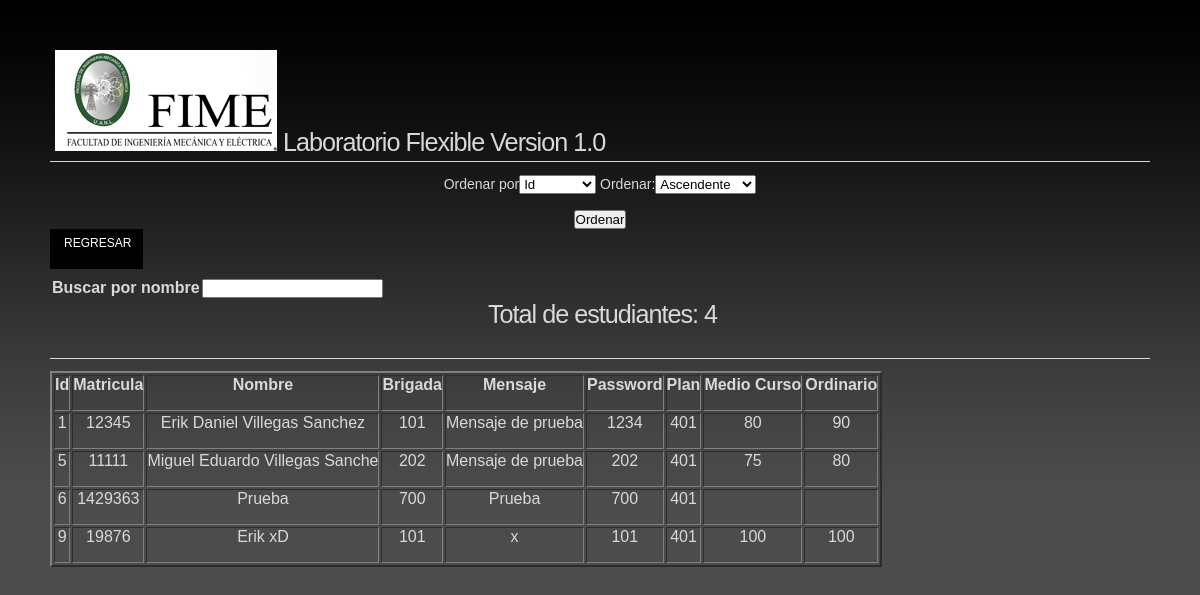
/controlador/ver_estudiantes.php (signed in), run on the app's committed database.
### tables this page shows
CREATE TABLE IF NOT EXISTS `estudiante` (
  `id` int(11) NOT NULL AUTO_INCREMENT COMMENT 'Simple control',
  `matricula` bigint(7) NOT NULL COMMENT 'matricula de estudiante',
  `grupo` bigint(3) NOT NULL COMMENT 'grupo de origen',
  `nombre` varchar(50) NOT NULL COMMENT 'nombre del estudiante',
  `mensaje` varchar(100) DEFAULT NULL COMMENT 'breve mensaje que se puede compartir',
  `pas_e` int(7) NOT NULL COMMENT 'password de acceso',
  `plan` int(5) DEFAULT NULL COMMENT 'Plan de estudios',
  `medio_c` float DEFAULT NULL COMMENT 'Medio curso',
  `ord` float DEFAULT NULL COMMENT 'ordinario',
  PRIMARY KEY (`id`),
  UNIQUE KEY `matricula` (`matricula`)
);

### controlador/ver_estudiantes.php (the view, shortened to what this page needs)
<?php
require_once('estilos.php');
if (!isset($_SESSION['User'])) {
print "<p align ='center' class='error'>Usuario no logueado, Si deseas ver esta p&aacute;gina <br>loguearse primero</p>";
echo "<meta http-equiv='Refresh' content='4;url=../index.php'>";
session_destroy();
}else{
	print "<form align='center' id='ordenar' name='ordenar' method='post' action='ver_estudiantes.php'>";
	print "<label>Ordenar por";
    print "<select name='tipo' size='1'>";
    print "<option value='id' selected='selected'>Id</option>";
	print "</select>";
    print "</label>";
	$x=$_POST['tipo'];
	print "<label> Ordenar:";
	print "<select name='ord' size='1'>";
    print "<option value='ASC' selected='selected'>Ascendente</option>";
    print "</select>";
    print "</label>";
	print "<br><br><input name='Submit' type='submit' accesskey='O' value='Ordenar' />";
	print "</form>";
	$y=$_POST['ord'];
	print	"<ul class=dropdown dropdown-horizontal>";
	print "<li><p = align='center'><a href=../vista/maestros_ad.php class=dir>Regresar</a></p>";
	print"</ul><br><br>";
?>
<html>
    <head>
        <form>
                <table align='center'>
                    <tr>
                        <td><h4>Buscar por nombre</h4></td>
                        <td><input type="estudiante" name='est' onkeyup="showHint(this.value)"/></td>
                    </tr>
                </table>
        </form>
    </head>
</html>
<?php
	function estudiantes () {
	global $x, $y;
	$sql="SELECT * FROM estudiante ORDER BY $x $y";
	$estudiantes =array();
	$result	= mysql_query($sql);
	$tot =mysql_num_rows($result);
	print "<h1><p align='center' stong>Total de estudiantes: ".$tot."</p></h1>";
	$i=0;
	while ($row = mysql_fetch_object($result)){
	$estudiantes[$i]=$row;
	$i++;
	}
	return $estudiantes;
	}
	$estudiantes = estudiantes();
	print"<table border='2' class='infot' align='center'>";
	print"<tr>";
	print"<td>";
	print"<p><strong>Id</strong></p>";
	print"</td>";
	print"<td>";
	print"<p><strong>Matricula</strong></p>";
	print"</td>";
	print"<td>";
	print"<p><strong>Nombre</strong></p>";
	print"</td>";
	print"<td>";
	print"<p><strong>Brigada</strong></p>";
	print"</td>";
	print"<td>";
	print"<p><strong>Mensaje</strong></p>";
	print"</td>";
	print"<td>";
	print"<p><strong>Password</strong></p>";
	print"</td>";
	print"<td>";
	print"<p><strong>Plan</strong></p>";
	print"</td>";
	print"<td>";
	print"<p><strong>Medio Curso</strong></p>";
	print"</td>";
	print"<td>";
	print"<p><strong>Ordinario</strong></p>";
	print"</td>";
	print"</tr>";
	foreach ($estudiantes as $key =>$est){
	print"<tr>";
	print"<td>";
	print "<p align='center'>".$est->id."</p>";
	print"</td>";
	print"<td>";
	print "<p align='center'>".$est->matricula."</p>";
	print"</td>";
	print"<td>";
	print "<p align='center'>".$est->nombre."</p>";
	print"</td>";
	print"<td>";
	print "<p align='center'>".$est->grupo."</p>";
	print"</td>";
	print"<td>";
	print "<p align='center'>".$est->mensaje."</p>";
	print"</td>";
	print"<td>";
	print "<p align='center'>".$est->pas_e."</p>";
	print"</td>";
	print"<td>";
	print "<p align='center'>".$est->plan."</p>";
	print"</td>";
	print"<td>";
	print "<p align='center'>".$est->medio_c."</p>";
	print"</td>";
	print"<td>";
	print "<p align='center'>".$est->ord."</p>";
	print"</td>";
	print"</tr>";
	}
	print"</table>";
}
?>

### controlador/css/helper.css (style rules this page uses)
* { margin: 0; padding: 0; outline: none; }
body { padding: 50px; border-top: solid 1px #fff; background: #FFF url(../images/pattern-wavy-grad.png) 0 0 repeat-x; color: #000 ; font: 14px/normal Tahoma, Arial, Helvetica, sans-serif; }
p { margin-bottom: 1em; }
h1,h2,h3 { margin-bottom: .5em; font-family: Arial, Helvetica, sans-serif; line-height: normal; }
h1 { margin-bottom: .5em; padding-bottom: 4px; border-bottom: solid 1px #d9d9d9; font-family: Arial, Helvetica, sans-serif; font-weight: normal; font-size: 180%; text-indent: 5px; letter-spacing: -1px; }
body.nvidia-com { border-top: none; background: #4c4c4c url(../images/nvidia.com/grad1.png) 0 0 repeat-x; color: #d9d9d9; }

### controlador/css/dropdown/dropdown.css (style rules this page uses)
ul.dropdown, ul.dropdown li, ul.dropdown ul { list-style: none; margin: 0; padding: 0; }
ul.dropdown { position: relative; z-index: 597; float: left; }
ul.dropdown li { float: left; min-height: 1px; line-height: 1.3em; vertical-align: middle; }

### controlador/css/dropdown/themes/nvidia.com/default.advanced.css (style rules this page uses)
ul.dropdown li a { display: block; padding: 7px 14px; }
ul.dropdown li { padding: 0; }

### controlador/css/dropdown/themes/nvidia.com/default.css (style rules this page uses)
ul.dropdown { font: normal 12px "Trebuchet MS", Arial, Helvetica, sans-serif; text-transform: uppercase; }
ul.dropdown li { padding: 7px 0; background-color: #000; color: #fff; line-height: normal; }
ul.dropdown a:link, ul.dropdown a:visited { color: #fff; text-decoration: none; }
ul.dropdown *.dir { padding-right: 12px; background-image: none; background-position: 100% 50%; background-repeat: no-repeat; }

### controlador/ver_estudiantes.php (style rules this page uses)
p { text-align:center }

### data on the page
estudiante: id "1", matricula "12345", nombre "Erik Daniel Villegas Sanchez", grupo "101", mensaje "Mensaje de prueba", pas_e "1234", plan "401", medio_c "80", ord "90"
estudiante: id "5", matricula "11111", nombre "Miguel Eduardo Villegas Sanche", grupo "202", mensaje "Mensaje de prueba", pas_e "202", plan "401", medio_c "75", ord "80"
estudiante: id "6", matricula "1429363", nombre "Prueba", grupo "700", mensaje "Prueba", pas_e "700", plan "401"
estudiante: id "9", matricula "19876", nombre "Erik xD", grupo "101", mensaje "x", pas_e "101", plan "401", medio_c "100", ord "100"

### other printed values
$tot "4"
